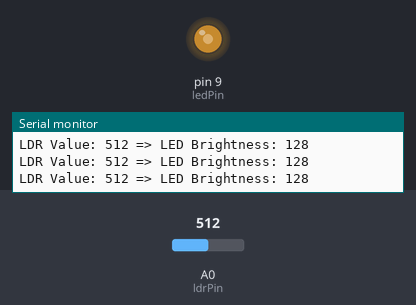
Simulated run of this sketch. Board: Arduino Uno, built with avr-gcc and run on an emulated ATmega328P. On the bench: output pins drawn as LEDs (lit = HIGH), the last lines printed to the serial monitor. The inputs (shaded band) are chosen by the test bench; at power-on: A0 (ldrPin) = 512.

Above: at 1.2 s.
1.3 s: A0 (ldrPin) set to 306
At 2.6 s:
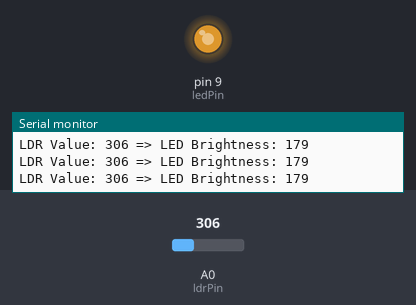
2.9 s: A0 (ldrPin) set to 122
At 4.1 s:
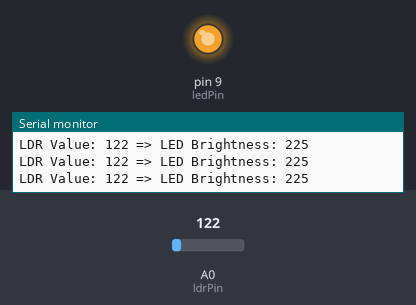
4.5 s: A0 (ldrPin) set to 900
At 5.5 s:
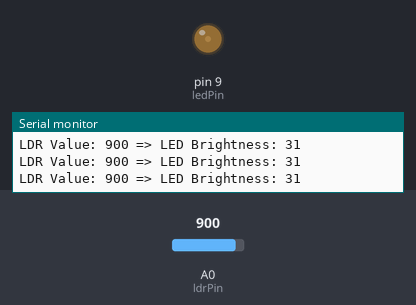
6.1 s: A0 (ldrPin) set to 1023
At 6.9 s:
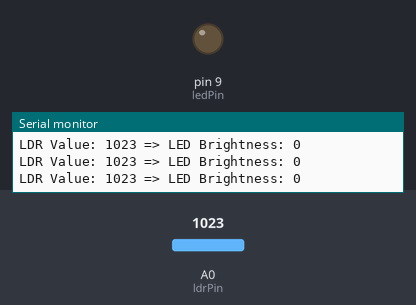
7.7 s: A0 (ldrPin) set to 511
At 8.3 s:
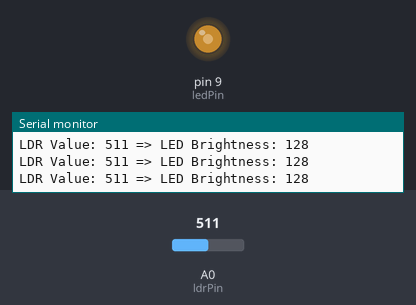
Timing chart, 0 to 10.3 s (numbered marks = the images above; inputs shaded):
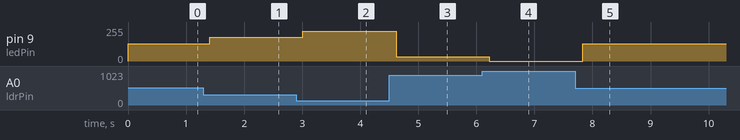

The sketch:

ldr_sensor.ino
```cpp
/*
  Day 02 - LDR Sensor Project
  Title: Light Detection and Brightness Control
  Description: This code reads the ambient light level using an LDR and adjusts
               the brightness of an LED accordingly.
  Author: Tanuj Kumar
*/

const int ldrPin = A0;     // LDR connected to analog pin A0
const int ledPin = 9;      // LED connected to digital PWM pin 9

void setup() {
  pinMode(ledPin, OUTPUT);
  Serial.begin(9600);      // Start serial communication for debugging
}

void loop() {
  int ldrValue = analogRead(ldrPin);  // Read light level (0-1023)
  int ledBrightness = map(ldrValue, 0, 1023, 255, 0);
  // Invert: brighter light = dimmer LED

  analogWrite(ledPin, ledBrightness); // Set LED brightness

  // Debugging output
  Serial.print("LDR Value: ");
  Serial.print(ldrValue);
  Serial.print(" => LED Brightness: ");
  Serial.println(ledBrightness);

  delay(200);  // Delay for stability
}
```

Measured:
- after the input at 1.3 s, pin 9 (ledPin): 128/255 → 179/255 after 0.11 s
- after the input at 2.9 s, pin 9 (ledPin): 179/255 → 225/255 after 0.11 s
- after the input at 4.5 s, pin 9 (ledPin): 225/255 → 31/255 after 0.12 s
- after the input at 6.1 s, pin 9 (ledPin): 31/255 → 0/255 after 0.12 s
- after the input at 7.7 s, pin 9 (ledPin): 0/255 → 128/255 after 0.13 s
